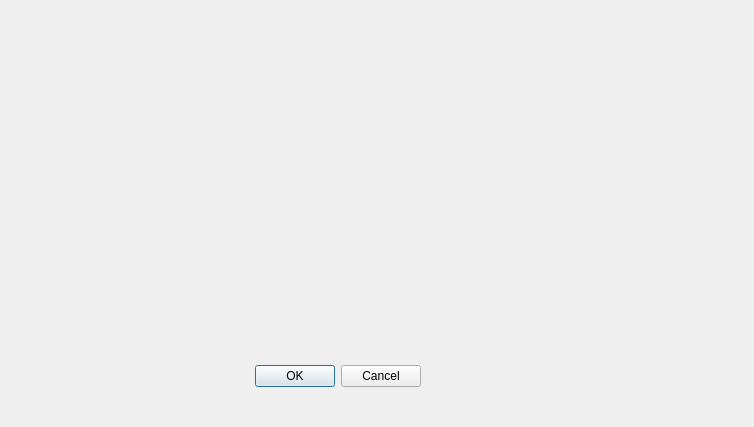
<?xml version="1.0" encoding="UTF-8"?>
<ui version="4.0">
 <class>Dialog</class>
 <widget class="QDialog" name="Dialog">
  <property name="geometry">
   <rect>
    <x>0</x>
    <y>0</y>
    <width>754</width>
    <height>427</height>
   </rect>
  </property>
  <property name="windowTitle">
   <string>Dialog</string>
  </property>
  <widget class="QDialogButtonBox" name="buttonBox">
   <property name="geometry">
    <rect>
     <x>80</x>
     <y>360</y>
     <width>341</width>
     <height>32</height>
    </rect>
   </property>
   <property name="orientation">
    <enum>Qt::Horizontal</enum>
   </property>
   <property name="standardButtons">
    <set>QDialogButtonBox::Cancel|QDialogButtonBox::Ok</set>
   </property>
  </widget>
  <widget class="QWidget" name="formLayoutWidget">
   <property name="geometry">
    <rect>
     <x>100</x>
     <y>320</y>
     <width>160</width>
     <height>176</height>
    </rect>
   </property>
   <layout class="QFormLayout" name="formLayout">
    <property name="fieldGrowthPolicy">
     <enum>QFormLayout::AllNonFixedFieldsGrow</enum>
    </property>
   </layout>
  </widget>
 </widget>
 <resources/>
 <connections>
  <connection>
   <sender>buttonBox</sender>
   <signal>accepted()</signal>
   <receiver>Dialog</receiver>
   <slot>accept()</slot>
   <hints>
    <hint type="sourcelabel">
     <x>248</x>
     <y>254</y>
    </hint>
    <hint type="destinationlabel">
     <x>157</x>
     <y>274</y>
    </hint>
   </hints>
  </connection>
  <connection>
   <sender>buttonBox</sender>
   <signal>rejected()</signal>
   <receiver>Dialog</receiver>
   <slot>reject()</slot>
   <hints>
    <hint type="sourcelabel">
     <x>316</x>
     <y>260</y>
    </hint>
    <hint type="destinationlabel">
     <x>286</x>
     <y>274</y>
    </hint>
   </hints>
  </connection>
 </connections>
</ui>
